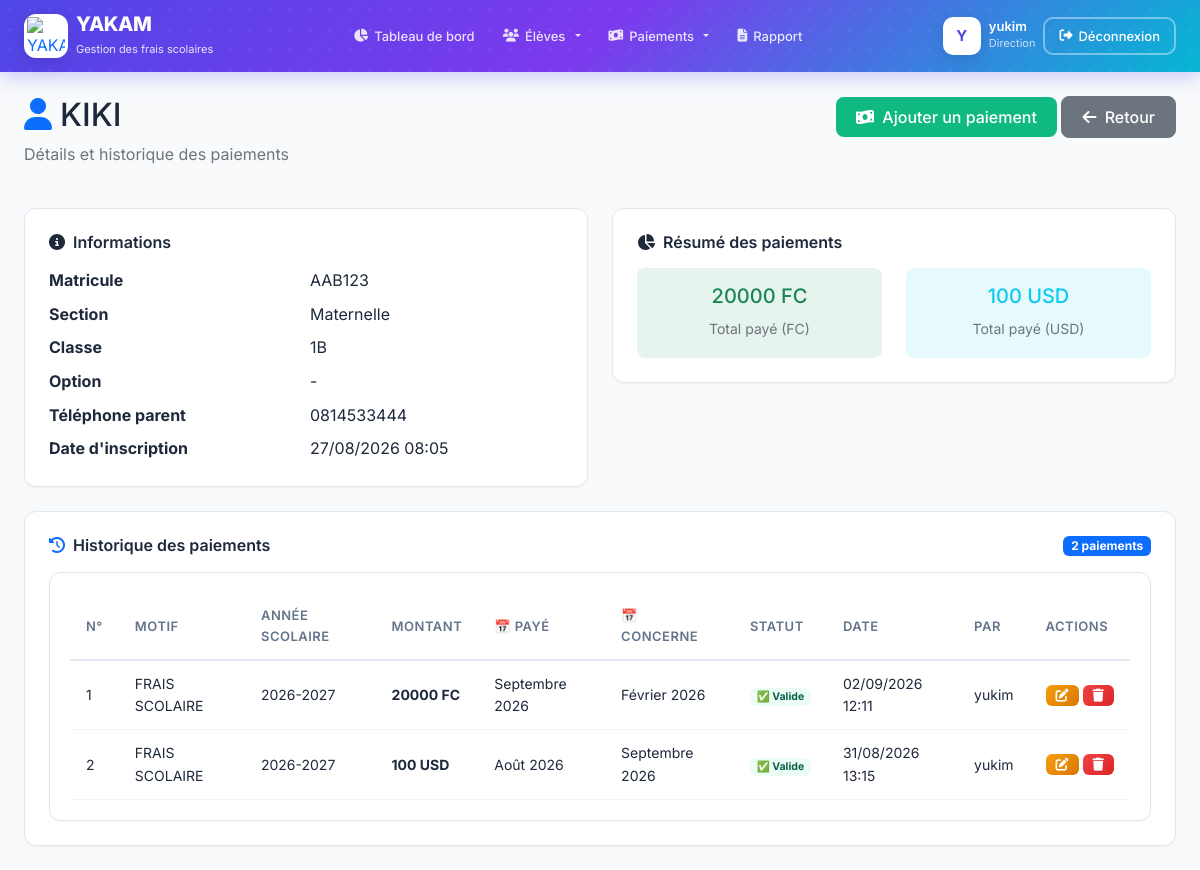
The page /eleves/3/ (signed in) on the database as committed earlier.
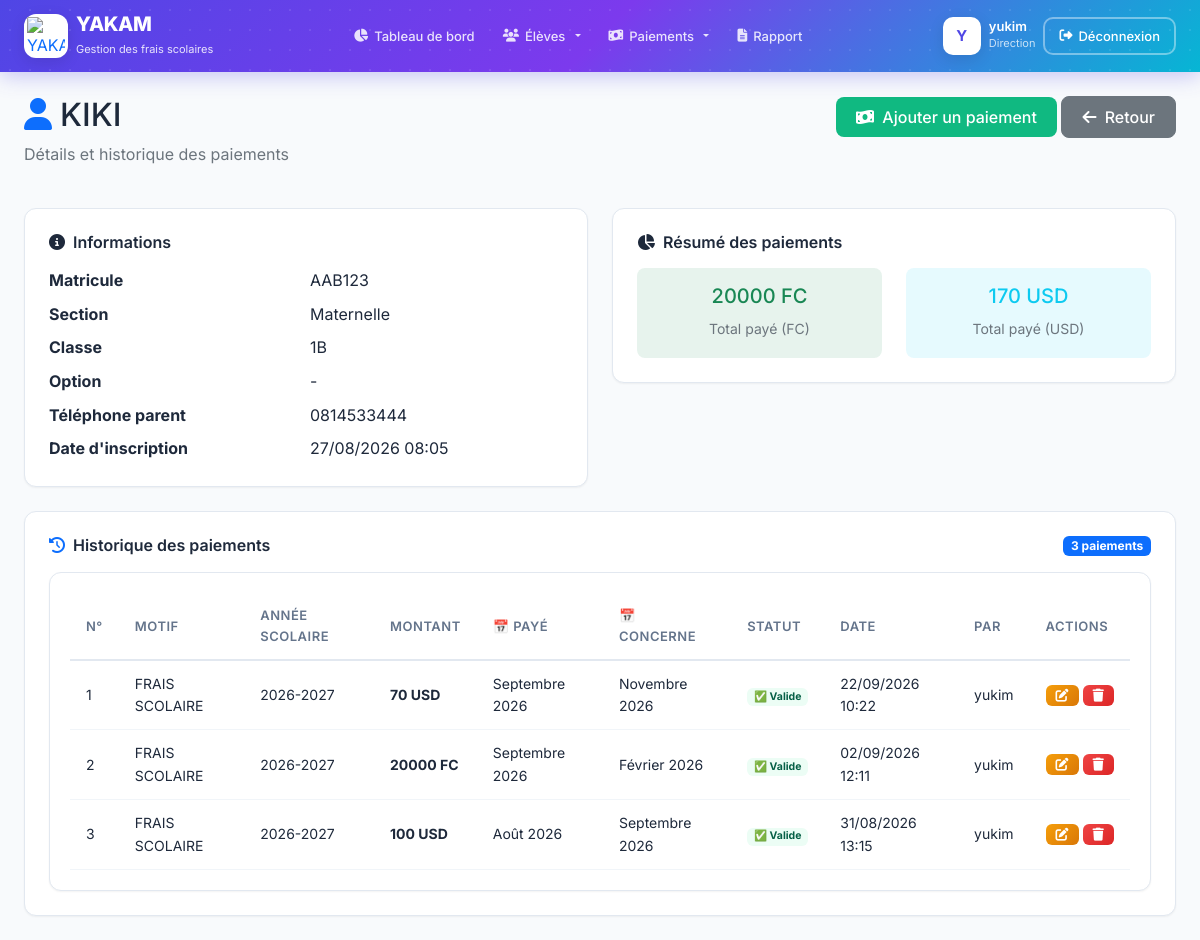
The same page on the database as committed later.
### gestion/models.py (models this page shows, shortened)
class Eleve(models.Model):
    ecole = models.ForeignKey(Ecole, on_delete=models.CASCADE, related_name='eleves', null=True, blank=True)
    matricule = models.CharField(max_length=20, unique=True)
    nom_complet = models.CharField(max_length=200, db_index=True)
    section = models.ForeignKey(Section, on_delete=models.CASCADE, related_name='eleves')
    classe = models.ForeignKey(Classe, on_delete=models.CASCADE, related_name='eleves')
    option = models.CharField(max_length=100, blank=True, null=True)
    telephone_parent = models.CharField(max_length=20, blank=True, null=True)
    date_inscription = models.DateTimeField(auto_now_add=True)
    est_actif = models.BooleanField(default=True)
    class Meta:
        verbose_name = "Élève"
        verbose_name_plural = "Élèves"

class Section(models.Model):
    NOM_SECTIONS = [
        ('PRIMAIRE', 'Primaire'),
        ('SECONDAIRE', 'Secondaire'),
        ('MATERNELLE', 'Maternelle'),
    ]
    nom = models.CharField(max_length=20, choices=NOM_SECTIONS, unique=True)
    class Meta:
        verbose_name = "Section"
        verbose_name_plural = "Sections"

class Classe(models.Model):
    section = models.ForeignKey(Section, on_delete=models.CASCADE, related_name='classes')
    nom = models.CharField(max_length=10)
    class Meta:
        unique_together = ['section', 'nom']
        verbose_name = "Classe"
        verbose_name_plural = "Classes"

class Paiement(models.Model):
    TYPES_MONTANT = [
        ('FC', 'FC'),
        ('USD', 'USD'),
    ]
    STATUT_CHOICES = [
        ('VALIDE', '✅ Valide'),
        ('INVALIDE', '❌ Invalide'),
        ('ANNULE', '⛔ Annulé'),
    ]
    MOIS_CHOICES = [
        (1, 'Janvier'), (2, 'Février'), (3, 'Mars'),
        (4, 'Avril'), (5, 'Mai'), (6, 'Juin'),
        (7, 'Juillet'), (8, 'Août'), (9, 'Septembre'),
        (10, 'Octobre'), (11, 'Novembre'), (12, 'Décembre'),
    ]
    ecole = models.ForeignKey(Ecole, on_delete=models.CASCADE, related_name='paiements', null=True, blank=True)
    eleve = models.ForeignKey(Eleve, on_delete=models.CASCADE, related_name='paiements')
    motif = models.CharField(max_length=200)
    annee_scolaire = models.CharField(max_length=20)
    montant = models.DecimalField(max_digits=10, decimal_places=2)
    type_montant = models.CharField(max_length=3, choices=TYPES_MONTANT, default='FC')
    statut = models.CharField(max_length=10, choices=STATUT_CHOICES, default='INVALIDE')
    notes = models.TextField(blank=True, null=True)
    mois_paye = models.IntegerField(choices=MOIS_CHOICES, help_text="Mois où le paiement a été effectué")
    mois_concerne = models.IntegerField(choices=MOIS_CHOICES, help_text="Mois pour lequel le paiement est effectué")
    annee_paye = models.IntegerField(default=datetime.now().year, help_text="Année où le paiement a été effectué")
    annee_concerne = models.IntegerField(default=datetime.now().year, help_text="Année pour laquelle le paiement est effectué")
    created_by = models.ForeignKey(User, on_delete=models.SET_NULL, null=True, blank=True, related_name='paiements_crees')
    created_at = models.DateTimeField(auto_now_add=True)
    modified_by = models.ForeignKey(User, on_delete=models.SET_NULL, null=True, blank=True, related_name='paiements_modifies')
    modified_at = models.DateTimeField(auto_now=True)
    annule_by = models.ForeignKey(User, on_delete=models.SET_NULL, null=True, blank=True, related_name='paiements_annules')
    annule_at = models.DateTimeField(null=True, blank=True)
    raison_annulation = models.TextField(blank=True, null=True)
    historique_modifications = models.JSONField(default=list, blank=True)
    class Meta:
        verbose_name = "Paiement"
        verbose_name_plural = "Paiements"
        ordering = ['-created_at']

### gestion/views.py (the view)
# urls.py: path('eleves/<int:eleve_id>/', views.detail_eleve, name='detail_eleve'),
@login_required
def detail_eleve(request, eleve_id):
    eleve = get_object_or_404(Eleve, id=eleve_id)
    paiements = Paiement.objects.filter(eleve=eleve).order_by('-created_at')
    total_paye_fc = paiements.filter(type_montant='FC', statut='VALIDE').aggregate(
        total=Sum('montant'))['total'] or 0
    total_paye_usd = paiements.filter(type_montant='USD', statut='VALIDE').aggregate(
        total=Sum('montant'))['total'] or 0
    paiements_par_mois = paiements.filter(statut='VALIDE').values(
        'mois_concerne', 'annee_concerne'
    ).annotate(
        total=Sum('montant')
    ).order_by('-annee_concerne', '-mois_concerne')
    context = {
        'eleve': eleve,
        'paiements': paiements,
        'total_paye_fc': total_paye_fc,
        'total_paye_usd': total_paye_usd,
        'paiements_par_mois': paiements_par_mois,
    }
    return render(request, 'gestion/detail_eleve.html', context)

### gestion/templates/gestion/detail_eleve.html (shortened to what this page needs)
{% extends 'gestion/base.html' %}
{% load static %}
{% block content %}
<div class="row mb-4">
    <div class="col">
        <h2><i class="fas fa-user me-2 text-primary"></i>{{ eleve.nom_complet }}</h2>
        <p class="text-muted">Détails et historique des paiements</p>
    </div>
    <div class="col-auto">
        <a href="{% url 'gestion:enregistrer_paiement' %}?eleve_id={{ eleve.id }}" class="btn btn-success">
            <i class="fas fa-money-bill-wave me-1"></i> Ajouter un paiement
        </a>
        <a href="{% url 'gestion:liste_eleves' %}" class="btn btn-secondary">
            <i class="fas fa-arrow-left me-1"></i> Retour
        </a>
    </div>
</div>
<div class="row g-4 mb-4">
    <div class="col-md-6">
        <div class="dashboard-card">
            <div class="card-header">
                <h5><i class="fas fa-info-circle me-2"></i>Informations</h5>
            </div>
            <div class="card-body">
                <div class="row g-2">
                    <div class="col-6"><strong>Matricule</strong></div>
                    <div class="col-6">{{ eleve.matricule }}</div>
                    <div class="col-6"><strong>Section</strong></div>
                    <div class="col-6">{{ eleve.section.get_nom_display }}</div>
                    <div class="col-6"><strong>Classe</strong></div>
                    <div class="col-6">{{ eleve.classe.nom }}</div>
                    <div class="col-6"><strong>Option</strong></div>
                    <div class="col-6">{{ eleve.option|default:"-" }}</div>
                    <div class="col-6"><strong>Téléphone parent</strong></div>
                    <div class="col-6">{{ eleve.telephone_parent|default:"-" }}</div>
                    <div class="col-6"><strong>Date d'inscription</strong></div>
                    <div class="col-6">{{ eleve.date_inscription|date:"d/m/Y H:i" }}</div>
                </div>
            </div>
        </div>
    </div>
    <div class="col-md-6">
        <div class="dashboard-card">
            <div class="card-header">
                <h5><i class="fas fa-chart-pie me-2"></i>Résumé des paiements</h5>
            </div>
            <div class="card-body">
                <div class="row text-center">
                    <div class="col-6">
                        <div class="p-3 bg-success bg-opacity-10 rounded-3">
                            <h5 class="text-success">{{ total_paye_fc|floatformat:0 }} FC</h5>
                            <small class="text-muted">Total payé (FC)</small>
                        </div>
                    </div>
                    <div class="col-6">
                        <div class="p-3 bg-info bg-opacity-10 rounded-3">
                            <h5 class="text-info">{{ total_paye_usd|floatformat:0 }} USD</h5>
                            <small class="text-muted">Total payé (USD)</small>
                        </div>
                    </div>
                </div>
            </div>
        </div>
    </div>
</div>
<div class="dashboard-card">
    <div class="card-header">
        <h5><i class="fas fa-history me-2 text-primary"></i>Historique des paiements</h5>
        <span class="badge bg-primary">{{ paiements.count }} paiements</span>
    </div>
    <div class="table-container">
        <table>
            <thead>
                <tr>
                    <th>N°</th>
                    <th>Motif</th>
                    <th>Année scolaire</th>
                    <th>Montant</th>
                    <th>📅 Payé</th>
                    <th>📅 Concerne</th>
                    <th>Statut</th>
                    <th>Date</th>
                    <th>Par</th>
                    <th>Actions</th>
                </tr>
            </thead>
            <tbody>
                {% for paiement in paiements %}
                <tr>
                    <td>{{ forloop.counter }}</td>
                    <td>{{ paiement.motif }}</td>
                    <td>{{ paiement.annee_scolaire }}</td>
                    <td><strong>{{ paiement.montant|floatformat:0 }} {{ paiement.type_montant }}</strong></td>
                    <td>{{ paiement.get_mois_paye_display }} {{ paiement.annee_paye }}</td>
                    <td>{{ paiement.get_mois_concerne_display }} {{ paiement.annee_concerne }}</td>
                    <td>
                        <span class="badge {% if paiement.statut == 'VALIDE' %}badge-success{% elif paiement.statut == 'ANNULE' %}badge-danger{% else %}badge-warning{% endif %}">
                            {{ paiement.get_statut_display }}
                        </span>
                    </td>
                    <td>{{ paiement.created_at|date:"d/m/Y H:i" }}</td>
                    <td>{{ paiement.created_by|default:"-" }}</td>
                    <td style="white-space: nowrap">
                        <div style="display: flex; gap: 4px; align-items: center; justify-content: center;">
                            <a href="{% url 'gestion:modifier_paiement' paiement.id %}"
                            class="btn btn-sm btn-warning"
                            title="Modifier ce paiement"
                            style="padding: 4px 10px; border-radius: 6px; font-size: 13px; display: inline-flex; align-items: center; gap: 4px; text-decoration: none; color: white; background: linear-gradient(135deg, #F59E0B, #D97706); border: none; cursor: pointer; transition: all 0.2s;">
                                <i class="fas fa-edit"></i>
                            </a>
                            <a href="{% url 'gestion:supprimer_paiement' paiement.id %}"
                            class="btn btn-sm btn-danger"
                            title="Supprimer ce paiement"
                            onclick="return confirm('Êtes-vous sûr de vouloir supprimer ce paiement ? Cette action est irréversible.')"
                            style="padding: 4px 10px; border-radius: 6px; font-size: 13px; display: inline-flex; align-items: center; gap: 4px; text-decoration: none; color: white; background: linear-gradient(135deg, #EF4444, #DC2626); border: none; cursor: pointer; transition: all 0.2s;">
                                <i class="fas fa-trash"></i>
                            </a>
                        </div>
                    </td>
                </tr>
                {% endfor %}
            </tbody>
        </table>
    </div>
</div>
{% endblock %}

### gestion/templates/gestion/base.html (shortened to what this page needs)
{% load static %}
<!DOCTYPE html>
<html lang="fr">
<head>
    <link href="https://cdn.jsdelivr.net/npm/bootstrap@5.2.3/dist/css/bootstrap.min.css" rel="stylesheet">
    <link href="https://cdnjs.cloudflare.com/ajax/libs/font-awesome/6.4.0/css/all.min.css" rel="stylesheet">
    <link rel="stylesheet" href="{% static 'css/style.css' %}">
</head>
<body>
    {% if user.is_authenticated %}
    <header class="yakam-header">
        <div class="yakam-header-bg"></div>
        <div class="container-fluid">
            <div class="d-flex align-items-center gap-2">
                <a href="{% url 'gestion:dashboard' %}" class="yakam-logo">
                    <img src="{% static 'images/pc5.logo' %}" alt="YAKAM">
                </a>
                <div>
                    <a href="{% url 'gestion:dashboard' %}" class="yakam-brand">YAKAM</a>
                    <p class="yakam-subtitle d-none d-md-block">Gestion des frais scolaires</p>
                </div>
            </div>
            <nav class="yakam-nav">
                <a class="yakam-nav-link {% if request.resolver_match.url_name == 'dashboard' %}active{% endif %}"
                   href="{% url 'gestion:dashboard' %}">
                    <i class="fas fa-chart-pie"></i> <span>Tableau de bord</span>
                </a>
                <div class="dropdown">
                    <a class="yakam-nav-link dropdown-toggle" href="#" role="button" data-bs-toggle="dropdown" data-bs-auto-close="true">
                        <i class="fas fa-users"></i> <span>Élèves</span>
                    </a>
                </div>
                <div class="dropdown">
                    <a class="yakam-nav-link dropdown-toggle" href="#" role="button" data-bs-toggle="dropdown" data-bs-auto-close="true">
                        <i class="fas fa-money-bill-wave"></i> <span>Paiements</span>
                    </a>
                </div>
                <a class="yakam-nav-link {% if request.resolver_match.url_name == 'rapport' %}active{% endif %}"
                   href="{% url 'gestion:rapport' %}">
                    <i class="fas fa-file-alt"></i> <span>Rapport</span>
                </a>
            </nav>
            <div class="d-flex align-items-center gap-2">
                <div class="yakam-avatar">
                    {{ user.username|slice:":1"|upper }}
                </div>
                <div class="d-none d-md-block">
                    <div class="yakam-user-info">{{ user.username }}</div>
                    <div class="yakam-user-role">Direction</div>
                </div>
                <a href="{% url 'gestion:logout' %}" class="btn-logout">
                    <i class="fas fa-sign-out-alt"></i> <span class="d-none d-lg-inline">Déconnexion</span>
                </a>
            </div>
        </div>
    </header>
    {% endif %}
    <div class="main-wrapper">
        <main class="main-content">
            {% block content %}{% endblock %}
        </main>
    </div>
</body>
</html>

### static/css/style.css (style rules this page uses)
:root { --primary: #4F46E5; --primary-light: #818CF8; --primary-dark: #3730A3; --secondary: #0EA5E9; --success: #10B981; --warning: #F59E0B; --danger: #EF4444; --gray-50: #F8FAFC; --gray-100: #F1F5F9; --gray-200: #E2E8F0; --gray-300: #CBD5E1; --gray-400: #94A3B8; --gray-500: #64748B; --gray-600: #475569; --gray-700: #334155; --gray-800: #1E293B; --gray-900: #0F172A; --shadow-sm: 0 1px 2px rgba(0,0,0,0.05); --shadow: 0 4px 6px -1px rgba(0,0,0,0.1); --shadow-lg: 0 10px 15px -3px rgba(0,0,0,0.1); --shadow-xl: 0 20px 25px -5px rgba(0,0,0,0.1); --radius: 12px; --radius-sm: 8px; }
* { margin: 0; padding: 0; box-sizing: border-box; }
body { font-family: 'Inter', -apple-system, BlinkMacSystemFont, sans-serif; background: var(--gray-50); color: var(--gray-800); line-height: 1.6; }
.dashboard-card { background: white; border-radius: var(--radius); padding: 24px; box-shadow: var(--shadow-sm); border: 1px solid var(--gray-200); }
.dashboard-card .card-header { display: flex; justify-content: space-between; align-items: center; margin-bottom: 16px; }
.dashboard-card .card-header h5 { font-size: 16px; font-weight: 600; margin: 0; }
.table-container { background: white; border-radius: var(--radius); padding: 20px; box-shadow: var(--shadow-sm); border: 1px solid var(--gray-200); overflow-x: auto; }
.table-container table { width: 100%; border-collapse: collapse; }
.table-container table th { text-align: left; padding: 12px 16px; font-weight: 600; font-size: 13px; color: var(--gray-500); text-transform: uppercase; letter-spacing: 0.5px; border-bottom: 2px solid var(--gray-200); }
.table-container table td { padding: 12px 16px; border-bottom: 1px solid var(--gray-100); font-size: 14px; }
.badge-success { background: #ECFDF5; color: #065F46; }
.btn { border-radius: var(--radius-sm); font-weight: 500; padding: 8px 20px; transition: all 0.2s; }
.btn-success { background: var(--success); border: none; color: white; }

Rows that differ between the two databases and show on the page:
added Paiement: motif "FRAIS SCOLAIRE", annee_scolaire "2026-2027", montant "70", type_montant "USD", mois_paye "Septembre", annee_paye "2026", mois_concerne "Novembre", annee_concerne "2026", statut "✅ Valide", created_at "22/09/2026 10:22", created_by "yukim"
Other text that changed with them:
{{ total_paye_usd|floatformat:0 }}: "100" → "170"
{{ paiements.count }}: "2" → "3"
